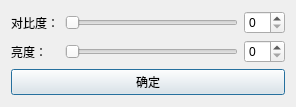
<?xml version="1.0" encoding="UTF-8"?>
<ui version="4.0">
 <class>DialogContract</class>
 <widget class="QDialog" name="DialogContract">
  <property name="geometry">
   <rect>
    <x>0</x>
    <y>0</y>
    <width>296</width>
    <height>107</height>
   </rect>
  </property>
  <property name="windowTitle">
   <string>Dialog</string>
  </property>
  <layout class="QGridLayout" name="gridLayout">
   <item row="0" column="0">
    <widget class="QLabel" name="label">
     <property name="text">
      <string>对比度：</string>
     </property>
    </widget>
   </item>
   <item row="0" column="1">
    <widget class="QSlider" name="horizontalSlider_con">
     <property name="orientation">
      <enum>Qt::Horizontal</enum>
     </property>
    </widget>
   </item>
   <item row="0" column="2">
    <widget class="QSpinBox" name="spinBox_con"/>
   </item>
   <item row="1" column="0">
    <widget class="QLabel" name="label_2">
     <property name="text">
      <string>亮度：</string>
     </property>
    </widget>
   </item>
   <item row="1" column="1">
    <widget class="QSlider" name="horizontalSlider_bri">
     <property name="orientation">
      <enum>Qt::Horizontal</enum>
     </property>
    </widget>
   </item>
   <item row="1" column="2">
    <widget class="QSpinBox" name="spinBox_bri"/>
   </item>
   <item row="2" column="0" colspan="3">
    <widget class="QPushButton" name="pushButton">
     <property name="text">
      <string>确定</string>
     </property>
    </widget>
   </item>
  </layout>
 </widget>
 <resources/>
 <connections/>
</ui>
